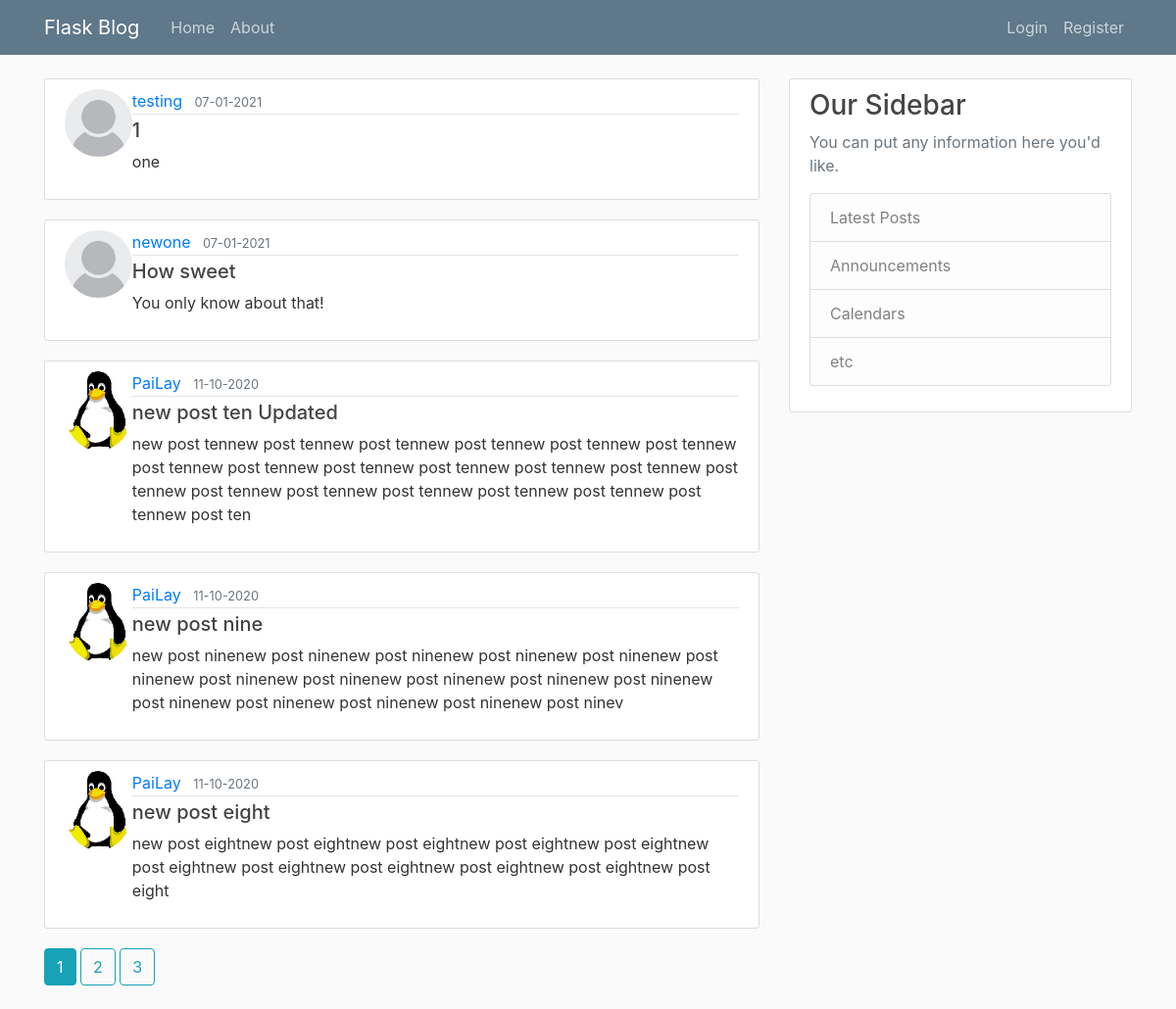
The page /home on the database its author committed.
### flaskBlog/models.py (models this page shows, shortened)
class Post(db.Model):
    id = db.Column(db.Integer, primary_key=True)
    title = db.Column(db.String(100), nullable=False)
    date_posted = db.Column(db.DateTime, nullable=False, default=datetime.utcnow)
    content = db.Column(db.Text, nullable=False)
    user_id = db.Column(db.Integer, db.ForeignKey('user.id'), nullable=False)

class User(db.Model, UserMixin):
    id = db.Column(db.Integer, primary_key=True)
    username = db.Column(db.String(20), unique=True, nullable=False)
    email = db.Column(db.String(120), unique=True, nullable=False)
    image_file = db.Column(db.String(20), nullable=False, default='default.jpg')
    password = db.Column(db.String(60), nullable=False)
    posts = db.relationship('Post', backref='author', lazy=True)

### flaskBlog/main/routes.py (the view)
@main.route("/")
@main.route("/home")
def home():
    page = request.args.get('page', 1, type=int)
    posts = Post.query.order_by(Post.date_posted.desc()).paginate(page=page, per_page=5)
    return render_template('home.html', posts = posts)

### flaskBlog/templates/home.html
{% extends "layout.html" %}
{% block content %}
    {% for post in posts.items %}
        <article class="media content-section">
            <img class="rounded-circle" width="10%" src="{{ url_for('static', filename='profile_pics/' + post.author.image_file) }}">
            <div class="media-body">
                <div class="article-metadata">
                    <a class="mr-2" href="{{ url_for('users.user_posts', username=post.author.username) }}">{{ post.author.username }}</a>
                    <small class="text-muted">{{ post.date_posted.strftime('%d-%m-%Y') }}</small>
                </div>
                <h5><a class="article-title" href="{{ url_for('posts.post', post_id=post.id) }}">{{ post.title }}</a></h5>
                <p class="article-content">{{ post.content }}</p>
            </div>
        </article>
    {% endfor %}
    {% for page_num in posts.iter_pages(left_edge=1, right_edge=1, left_current=1, right_current=2) %}
        {% if page_num %}
            {% if posts.page == page_num %}
                 <a href="{{ url_for('main.home', page=page_num) }}" class="btn btn-info mb-4">{{ page_num }}</a>
            {% else %}
                <a href="{{ url_for('main.home', page=page_num) }}" class="btn btn-outline-info mb-4">{{ page_num }}</a>
            {% endif %}
        {% else %}
            ...
        {% endif %}
    {% endfor %}
{% endblock content %}

### flaskBlog/templates/layout.html (shortened to what this page needs)
<!DOCTYPE html>
<html lang="en">
<head>
    <link rel="stylesheet" href="https://stackpath.bootstrapcdn.com/bootstrap/4.5.2/css/bootstrap.min.css">
    <link rel="stylesheet" type="text/css" href="{{ url_for('static', filename='main.css') }}">
</head>
<body>
    <header class="site-header">
      <nav class="navbar navbar-expand-md navbar-dark bg-steel fixed-top">
        <div class="container">
          <a class="navbar-brand mr-4" href="/">Flask Blog</a>
          <div class="collapse navbar-collapse" id="navbarToggle">
            <div class="navbar-nav mr-auto">
              <a class="nav-item nav-link" href="{{ url_for('main.home') }}">Home</a>
              <a class="nav-item nav-link" href="{{ url_for('main.about') }}">About</a>
            </div>
            <div class="navbar-nav">
                {% if current_user.is_authenticated %}
                    <a class="nav-item nav-link" href="{{ url_for('posts.new_post') }}">New Post</a>
                    <a class="nav-item nav-link" href="{{ url_for('users.account') }}">Account</a>
                    <a class="nav-item nav-link" href="{{ url_for('users.logout') }}">Logout</a>
                {% else %}
                  <a class="nav-item nav-link" href="{{ url_for('users.login') }}">Login</a>
                  <a class="nav-item nav-link" href="{{ url_for('users.register') }}">Register</a>
                {% endif %}
            </div>
          </div>
        </div>
      </nav>
    </header>
    <main role="main" class="container">
      <div class="row">
        <div class="col-md-8">
          {% block content %}{% endblock content %}
        </div>
        <div class="col-md-4">
          <div class="content-section">
            <h3>Our Sidebar</h3>
            <p class='text-muted'>You can put any information here you'd like.
              <ul class="list-group">
                <li class="list-group-item list-group-item-light">Latest Posts</li>
                <li class="list-group-item list-group-item-light">Announcements</li>
                <li class="list-group-item list-group-item-light">Calendars</li>
                <li class="list-group-item list-group-item-light">etc</li>
              </ul>
            </p>
          </div>
        </div>
      </div>
    </main>
</body>
</html>

### flaskBlog/static/main.css (style rules this page uses)
body { background: #fafafa; color: #333333; margin-top: 5rem; }
h1, h2, h3, h4, h5, h6 { color: #444444; }
.bg-steel { background-color: #5f788a; }
.site-header .navbar-nav .nav-link { color: #cbd5db; }
.content-section { background: #ffffff; padding: 10px 20px; border: 1px solid #dddddd; border-radius: 3px; margin-bottom: 20px; }
.article-title { color: #444444; }
.article-content { white-space: pre-line; }
.article-metadata { padding-bottom: 1px; margin-bottom: 4px; border-bottom: 1px solid #e3e3e3 }

### rows shown on the page
Post: image_file (placeholder picture), author.username "testing", date_posted "07-01-2021", title "1", content "one"
Post: image_file (placeholder picture), author.username "newone", date_posted "07-01-2021", title "How sweet", content "You only know about that!"
Post: image_file (picture), author.username "PaiLay", date_posted "11-10-2020", title "new post ten Updated", content "new post tennew post tennew post tennew post tennew post tennew post tennew post tennew post tennew post tennew post tennew post tennew post tennew post tennew post tennew post tennew post tennew post tennew post tennew post tennew post ten"
Post: image_file (picture), author.username "PaiLay", date_posted "11-10-2020", title "new post nine", content "new post ninenew post ninenew post ninenew post ninenew post ninenew post ninenew post ninenew post ninenew post ninenew post ninenew post ninenew post ninenew post ninenew post ninenew post ninenew post ninev"
Post: image_file (picture), author.username "PaiLay", date_posted "11-10-2020", title "new post eight", content "new post eightnew post eightnew post eightnew post eightnew post eightnew post eightnew post eightnew post eightnew post eightnew post eightnew post eight"

### other values the page prints
{{ page_num }} "1"
{{ page_num }} "2" "3"
